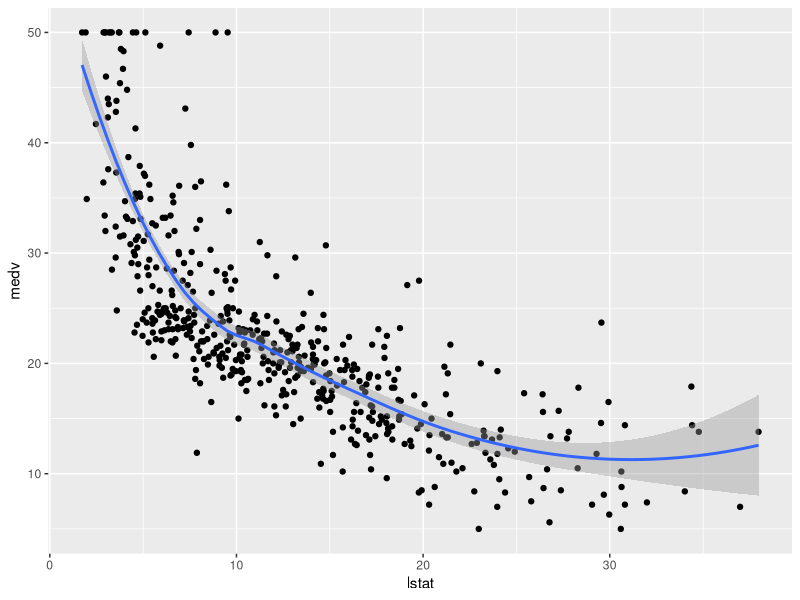
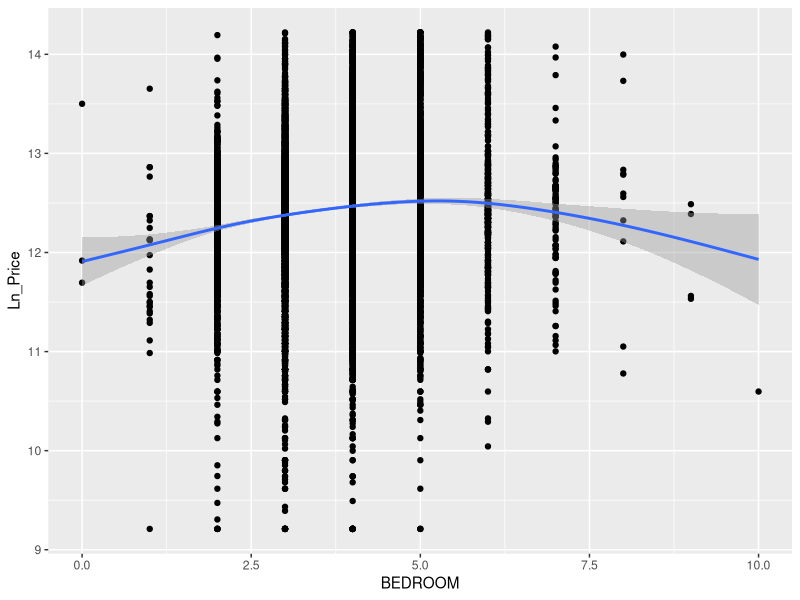

R code for these plots, in order:
## ---- chunk 1
#install.packages("AmesHousing")
#install.packages("MASS")
library(skimr)
library(dplyr)
library(ggplot2)
library(magrittr)
library(broom)
library(tidyverse)
## ---- chunk 2
library(MASS)
data("Boston")

head(Boston)
## ---- chunk 3
skim(Boston)
## ---- chunk 4
# Can visualize few relationships
ggplot(data = Boston, aes(x=lstat, y=medv)) +
  geom_point () + 
  geom_smooth(method="loess")

 #lstat= lower status of the population (percent). medv = median value of owner-occupied homes in $1000s.
## ---- chunk 5
# Chicago Housing Data
library(readr)

chicago <- read_csv("chicago housingdata.csv")

head(chicago)
## ---- chunk 6
ggplot(chicago,aes(x=BEDROOM, y=Ln_Price)) +
  geom_point () + 
  geom_smooth(method="gam")
## ---- chunk 7
library(haven)
heart <- 
  read_sav("Heart Data.sav")

View(heart)
## ---- chunk 8
# Boston Data
library(broom)

lm(log(medv) ~ ., data=Boston) %>% 
  tidy() %>% 
  mutate(across(where(is.numeric), ~ round(., 4)))

## ---- chunk 9
# Chicago Housing Data
lm(Ln_Price ~ ., data=chicago) %>% 
  tidy() %>% 
   mutate(across(where(is.numeric), ~ round(., 4)))
